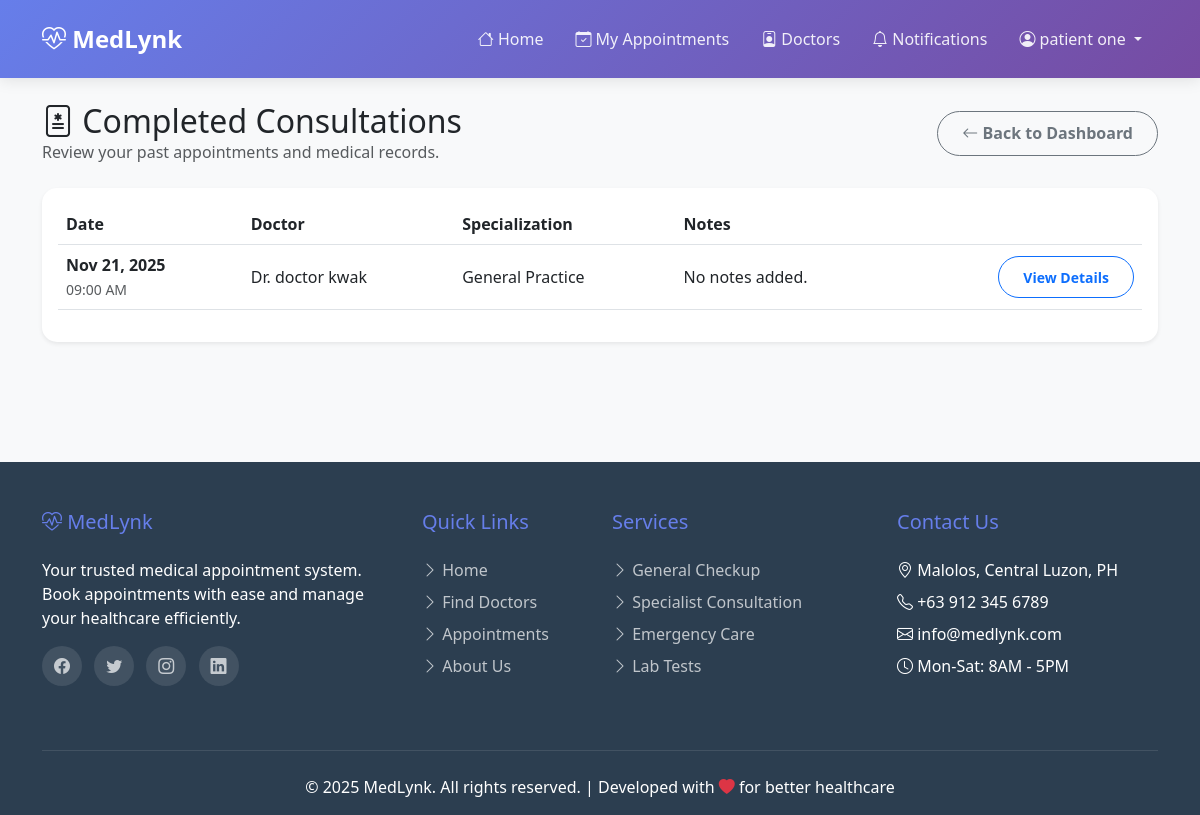
/appointments/history/completed/ (signed in), run on the app's committed database.
### accounts/models.py (models this page shows, shortened)
class User(AbstractBaseUser, PermissionsMixin):
    ROLE_CHOICES = (
        ('patient', 'Patient'),
        ('doctor', 'Doctor'),
        ('admin', 'Admin'),
    )
    email = models.EmailField(unique=True, max_length=255)
    first_name = models.CharField(max_length=100)
    last_name = models.CharField(max_length=100)
    phone_number = models.CharField(max_length=15, blank=True, null=True)
    address = models.TextField(blank=True, null=True)
    profile_picture = models.ImageField(upload_to='profile_pics/', blank=True, null=True)
    date_of_birth = models.DateField(blank=True, null=True)
    gender = models.CharField(max_length=10, choices=[('male', 'Male'), ('female', 'Female'), ('other', 'Other')], blank=True, null=True)
    role = models.CharField(max_length=10, choices=ROLE_CHOICES, default='patient')
    height = models.DecimalField(max_digits=5, decimal_places=2, blank=True, null=True, help_text="Height in cm")
    weight = models.DecimalField(max_digits=5, decimal_places=2, blank=True, null=True, help_text="Weight in kg")
    is_approved = models.BooleanField(
        default=True,
        help_text='Designates whether this user is approved. Doctors require admin approval before they can login.'
    )
    is_active = models.BooleanField(default=True)
    is_staff = models.BooleanField(default=False)
    is_superuser = models.BooleanField(default=False)
    date_joined = models.DateTimeField(default=timezone.now)
    last_login = models.DateTimeField(blank=True, null=True)
    objects = UserManager()
    USERNAME_FIELD = 'email'
    REQUIRED_FIELDS = ['first_name', 'last_name']
    class Meta:
        verbose_name = 'User'
        verbose_name_plural = 'Users'
        ordering = ['-date_joined']
    def get_full_name(self):
        return f"{self.first_name} {self.last_name}".strip()

### appointments/models.py (models this page shows, shortened)
class Appointment(models.Model):
    STATUS_CHOICES = [
        ('pending', 'Pending'),
        ('confirmed', 'Confirmed'),
        ('completed', 'Completed'),
        ('cancelled', 'Cancelled'),
    ]
    patient = models.ForeignKey(settings.AUTH_USER_MODEL, on_delete=models.CASCADE, related_name='appointments')
    doctor = models.ForeignKey(Doctor, on_delete=models.CASCADE, related_name='appointments')
    date = models.DateField()
    time = models.TimeField()
    reason = models.TextField()
    notes = models.TextField(blank=True)
    status = models.CharField(max_length=20, choices=STATUS_CHOICES, default='pending')
    patient_confirmed_completion = models.BooleanField(default=False, help_text="Patient confirmed the appointment was completed")
    created_at = models.DateTimeField(auto_now_add=True)
    class Meta:
        ordering = ['-date', '-time']

class Doctor(models.Model):
    user = models.OneToOneField(settings.AUTH_USER_MODEL, on_delete=models.CASCADE)
    specialization = models.CharField(max_length=100)
    bio = models.TextField()
    license_number = models.CharField(max_length=50)
    consultation_fee = models.DecimalField(max_digits=10, decimal_places=2)

### appointments/views.py (the view)
# urls.py: path('history/completed/', views.completed_history, name='completed_history'),
@login_required
def completed_history(request):
    if request.user.role != 'patient':
        messages.error(request, 'Only patients can view completed appointment history.')
        return redirect('home')
    history = Appointment.objects.filter(
        patient=request.user,
        status='completed'
    ).select_related('doctor', 'doctor__user').order_by('-date', '-time')
    return render(request, 'pages/appointments/completed_history.html', {
        'appointments': history,
        'title': 'Completed Consultations'
    })

### accounts/context_processors.py (called while the page is built)
def notification_context(request):
    if request.user.is_authenticated:
        notifications = Notification.objects.filter(user=request.user, is_read=False)[:5]
        unread_count = notifications.count()
        return {
            'recent_notifications': notifications,
            'unread_count': unread_count
        }
    return {}

### templates/pages/appointments/completed_history.html (shortened to what this page needs)
{% extends 'atomic/base.html' %}
{% block content %}
<div class="container py-4">
    <div class="d-flex justify-content-between align-items-center mb-4">
        <div>
            <h2 class="mb-0"><i class="bi bi-file-medical"></i> Completed Consultations</h2>
            <p class="text-muted mb-0">Review your past appointments and medical records.</p>
        </div>
        <a href="{% url 'patient_dashboard' %}" class="btn btn-outline-secondary">
            <i class="bi bi-arrow-left"></i> Back to Dashboard
        </a>
    </div>
    {% if appointments %}
    <div class="card shadow-sm">
        <div class="card-body">
            <div class="table-responsive">
                <table class="table align-middle">
                    <thead>
                        <tr>
                            <th>Date</th>
                            <th>Doctor</th>
                            <th>Specialization</th>
                            <th>Notes</th>
                            <th></th>
                        </tr>
                    </thead>
                    <tbody>
                        {% for appointment in appointments %}
                        <tr>
                            <td>
                                <strong>{{ appointment.date|date:"M d, Y" }}</strong><br>
                                <small class="text-muted">{{ appointment.time|time:"h:i A" }}</small>
                            </td>
                            <td>Dr. {{ appointment.doctor.user.get_full_name }}</td>
                            <td>{{ appointment.doctor.specialization }}</td>
                            <td>{{ appointment.notes|default:"No notes added." }}</td>
                            <td class="text-end">
                                <a href="{% url 'appointments:appointment_detail' appointment.id %}" class="btn btn-sm btn-outline-primary">
                                    View Details
                                </a>
                            </td>
                        </tr>
                        {% endfor %}
                    </tbody>
                </table>
            </div>
        </div>
    </div>
    {% else %}
    <div class="alert alert-info">
        <i class="bi bi-info-circle"></i> You have no completed appointments yet.
    </div>
    {% endif %}
</div>
{% endblock %}

### templates/atomic/organisms/header.html (shortened to what this page needs)
<nav class="navbar navbar-expand-lg navbar-custom">
    <div class="container">
        <a class="navbar-brand" href="{% url 'home' %}">
            <i class="bi bi-heart-pulse"></i> MedLynk
        </a>
        <div class="collapse navbar-collapse" id="navbarNav">
            <ul class="navbar-nav ms-auto align-items-center">
                {% if user.is_authenticated %}
                <li class="nav-item">
                    <a class="nav-link" href="{% url 'home' %}">
                        <i class="bi bi-house"></i> Home
                    </a>
                </li>
                {% if user.role == 'patient' %}
                <li class="nav-item">
                    <a class="nav-link" href="{% url 'appointments:appointment_list' %}">
                        <i class="bi bi-calendar-check"></i> My Appointments
                    </a>
                </li>
                <li class="nav-item">
                    <a class="nav-link" href="{% url 'doctors:doctor_list' %}">
                        <i class="bi bi-person-badge"></i> Doctors
                    </a>
                </li>
                {% elif user.role == 'admin' %}
                <li class="nav-item">
                    <a class="nav-link" href="{% url 'admin_dashboard' %}">
                        <i class="bi bi-speedometer2"></i> Dashboard
                    </a>
                </li>
                {% endif %}
                <li class="nav-item">
                    <a class="nav-link" href="{% url 'notification_list' %}">
                        <i class="bi bi-bell"></i> Notifications
                    </a>
                </li>
                <li class="nav-item dropdown">
                    <a class="nav-link dropdown-toggle" href="#" id="userDropdown" role="button" data-bs-toggle="dropdown">
                        <i class="bi bi-person-circle"></i> {{ user.get_full_name|default:user.email }}
                    </a>
                </li>
                {% endif %}
            </ul>
        </div>
    </div>
</nav>

### templates/atomic/base.html (style rules this page uses)
* { margin: 0; padding: 0; box-sizing: border-box; }
body { font-family: 'Segoe UI', Tahoma, Geneva, Verdana, sans-serif; background: #f8f9fa; min-height: 100vh; display: flex; flex-direction: column; }
.btn { border-radius: 25px; padding: 0.6rem 1.5rem; font-weight: 600; transition: all 0.3s ease; }
.card { border: none; border-radius: 15px; box-shadow: 0 2px 10px rgba(0,0,0,0.05); transition: all 0.3s ease; }

### templates/atomic/organisms/header.html (style rules this page uses)
.navbar-custom { background: linear-gradient(135deg, #667eea 0%, #764ba2 100%); padding: 1rem 0; box-shadow: 0 2px 15px rgba(0,0,0,0.1); }
.navbar-custom .navbar-brand { color: white; font-weight: 700; font-size: 1.5rem; }
.navbar-custom .nav-link { color: rgba(255,255,255,0.9); margin: 0 0.5rem; transition: all 0.3s ease; }

### data on the page
User: get_full_name "patient one"
Appointment: date "Nov 21, 2025", time "09:00 AM", doctor.user.get_full_name "doctor kwak", doctor.specialization "General Practice", notes "No notes added."
